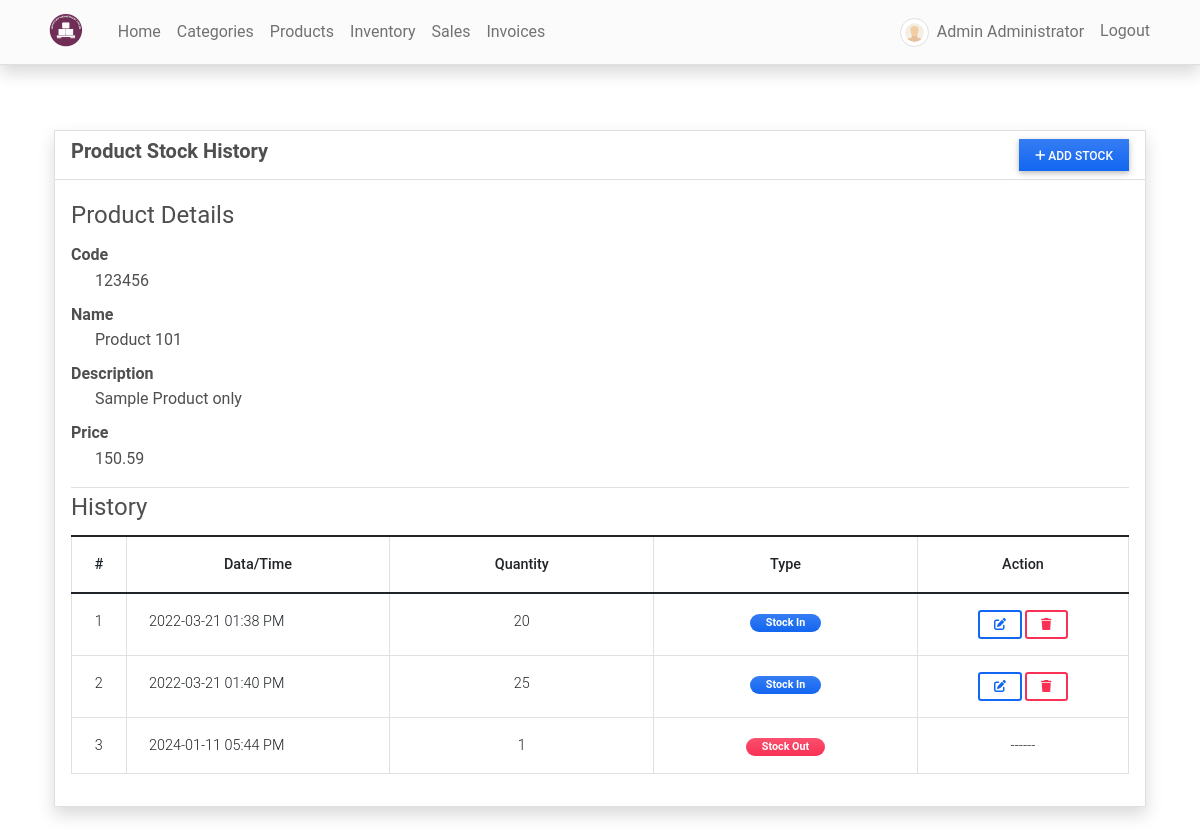
Screenshot of /inventory/1 (signed in) with the database file from the repository.
### imsApp/models.py (models this page shows, shortened)
class Product(models.Model):
    code=models.CharField(max_length=100,blank=True, null=True)
    name=models.CharField(max_length=250,blank=True, null=True)
    description = models.TextField()
    price = models.FloatField(default=0)
    status = models.CharField(max_length=2, choices=(('1','Active'),('2','Inactive')), default=1)
    date_created = models.DateTimeField(default=timezone.now)
    date_updated = models.DateTimeField(auto_now=True)
    def __str__(self):
        return self.code + ' - ' + self.name

class Stock(models.Model):
    product = models.ForeignKey(Product, on_delete=models.CASCADE)
    quantity = models.FloatField(default=0)
    type = models.CharField(max_length=2,choices=(('1','Stock-in'),('2','Stock-Out')), default = 1)
    date_created = models.DateTimeField(default=timezone.now)
    date_updated = models.DateTimeField(auto_now=True)

### imsApp/views.py (the view)
# urls.py: path('inventory/<int:pk>',views.inv_history,name='inventory-history-page'),
@login_required
def inv_history(request, pk= None):
    context['page_title'] = 'Inventory History'
    if pk is None:
        messages.error(request, "Product ID is not recognized")
        return redirect('inventory-page')
    else:
        product = Product.objects.get(id = pk)
        stocks = Stock.objects.filter(product = product).all()
        context['product'] = product
        context['stocks'] = stocks
        return render(request, 'inventory-history.html', context )

### imsApp/templates/inventory-history.html (shortened to what this page needs)
{% extends 'base.html' %} {% load humanize %} {% block pageContent %}
<div class="container pt-3">
    <div class="card card-default border shadow rounded-0">
        <div class="card-header">
            <div class="w-100 d-flex justify-content-between">
                <h5 class="fw-bolder card-title">Product Stock History</h5>
                <button class="btn btn-primary btn-sm rounded-0 bg-gradient px-3" type="button" id="add_stock"><i class="fa fa-plus"></i> Add Stock</button>
            </div>
        </div>
        <div class="card-body">
            <div class="conteiner-fluid">
                <fieldset class="border-bottom">
                    <legend>Product Details</legend>
                    <dl>
                        <dt class="tex-muted">Code</dt>
                        <dd class="ps-4">{{ product.code }}</dd>
                        <dt class="tex-muted">Name</dt>
                        <dd class="ps-4">{{ product.name }}</dd>
                        <dt class="tex-muted">Description</dt>
                        <dd class="ps-4">{{ product.description }}</dd>
                        <dt class="tex-muted">Price</dt>
                        <dd class="ps-4">{{ product.price|intcomma }}</dd>
                    </dl>
                </fieldset>
                <fieldset>
                    <legend>History</legend>
                    <table class="table table-bordered" id="stock-tbl">
                        <colgroup>
                            <col width="5%">
                            <col width="25%">
                            <col width="25%">
                            <col width="25%">
                            <col width="20%">
                        </colgroup>
                        <thead>
                            <th class="text-center">#</th>
                            <th class="text-center">Data/Time</th>
                            <th class="text-center">Quantity</th>
                            <th class="text-center">Type</th>
                            <th class="text-center">Action</th>
                        </thead>
                        <tbody>
                            {% for stock in stocks %}
                            <tr>
                                <td class="text-center">{{ forloop.counter }}</td>
                                <td class="">{{ stock.date_created|date:"Y-m-d h:i A" }}</td>
                                <td class="text-center">{{ stock.quantity|floatformat:0|intcomma }}</td>
                                <td class="text-center">
                                    {% if stock.type == '1' %}
                                    <span class="badge px-3 rounded-pill bg-primary bg-gradient">Stock In</span> {% else %}
                                    <span class="badge px-3 rounded-pill bg-danger bg-gradient">Stock Out</span> {% endif %}
                                </td>
                                <td class="text-center">
                                    {% if stock.type == '1' %}
                                    <a class="btn btn-outline-primary btn-sm edit-data" href="javascript:void(0)" data-id="{{ stock.pk }}" title="Edit">
                                        <i class="fa fa-edit"></i>
                                    </a>
                                    <button class="btn btn-outline-danger btn-sm delete-data" type="button" data-id="{{ stock.pk }}" title="Delete">
                                        <i class="fa fa-trash"></i>
                                    </button>
                                    {% else %}
                                    ------
                                    {% endif %}
                                </td>
                            </tr>
                            {% endfor %}
                        </tbody>
                    </table>
                </fieldset>
            </div>
        </div>
    </div>
</div>
{% endblock pageContent %}

### imsApp/templates/topNavigation.html (shortened to what this page needs)
{% load static %}
<header>
    <body>
    <nav class="navbar navbar-expand-lg navbar-light bg-light fixed-top shadow border-bottom">
        <div class="container">
            <a class="navbar-brand" target="_blank" href="{% url 'home-page' %}">
                <img src="{{ MEDIA_URL }}/default/logo.png" height="16" alt="{{ MEDIA_URL }}" loading="lazy" style="margin-top: -3px;" />
            </a>
            <div class="collapse navbar-collapse" id="navbarExample01">
                <ul class="navbar-nav me-auto mb-2 mb-lg-0" id="topNav">
                    {% if user.id %}
                    <li class="nav-item">
                        <a class="nav-link" aria-current="page" href="{% url 'home-page' %}">Home</a>
                    </li>
                    <li class="nav-item">
                        <a class="nav-link" aria-current="page" href="{% url 'category-page' %}">Categories</a>
                    </li>
                    <li class="nav-item">
                        <a class="nav-link" aria-current="page" href="{% url 'product-page' %}">Products</a>
                    </li>
                    <li class="nav-item">
                        <a class="nav-link" aria-current="page" href="{% url 'inventory-page' %}">Inventory</a>
                    </li>
                    <li class="nav-item">
                        <a class="nav-link" aria-current="page" href="{% url 'sales-page' %}">Sales</a>
                    </li>
                    <li class="nav-item">
                        <a class="nav-link" aria-current="page" href="{% url 'invoice-page' %}">Invoices</a>
                    </li>
                    {% endif %}
                </ul>
                <ul class="navbar-nav d-flex flex-row">
                    {% if user.id %} {% if user.profile.user_type == 1 %} {% endif %}
                    <li class="nav-item me-3 me-lg-0">
                        <a class="nav-link" href="{% url 'profile' %}">
                            <span class="me-1"><img src="{{ MEDIA_URL }}/default/default-avatar.png" alt="User Avatar" id="user-avatar" class="img-thumbnail rounded-circle"></span> {{ user.first_name }} {{user.last_name}}
                        </a>
                    </li>
                    <li class="nav-item me-3 me-lg-0">
                        <a class="nav-link" href="{% url 'logout' %}">Logout</a>
                    </li>
                    {% endif %}
                </ul>
            </div>
        </div>
    </nav>
</header>
</body>

### static/assets/default/css/style.css (style rules this page uses)
html, body { height: 100%; width: 100%; max-height: 100%; overflow: auto; display: flex; flex-direction: column; }
body>header { flex-shrink: auto; }
#user-avatar { width: 1.8rem; height: 1.8rem; object-fit: scale-down; object-position: center center; }
.navbar-brand>img { height: 2em; }

### imsApp/templates/topNavigation.html (style rules this page uses)
body { background-image: url("https://images.tmcnet.com/tmc/misc/articles/image/2019-mar/9594372213-bigstock-Abstract-blue-background-SUPERSIZE.jpg"); background-repeat: no-repeat; background-size: cover; }

### rows the page displays
Product: code "123456", name "Product 101", description "Sample Product only", price "150.59"
Stock: date_created "2022-03-21 01:38 PM", quantity "20", type "Stock In"
Stock: date_created "2022-03-21 01:40 PM", quantity "25", type "Stock In"
Stock: date_created "2024-01-11 05:44 PM", quantity "1", type "Stock Out"

### other values shown
{{ user.first_name }} "Admin"
{{ user.last_name }} "Administrator"
